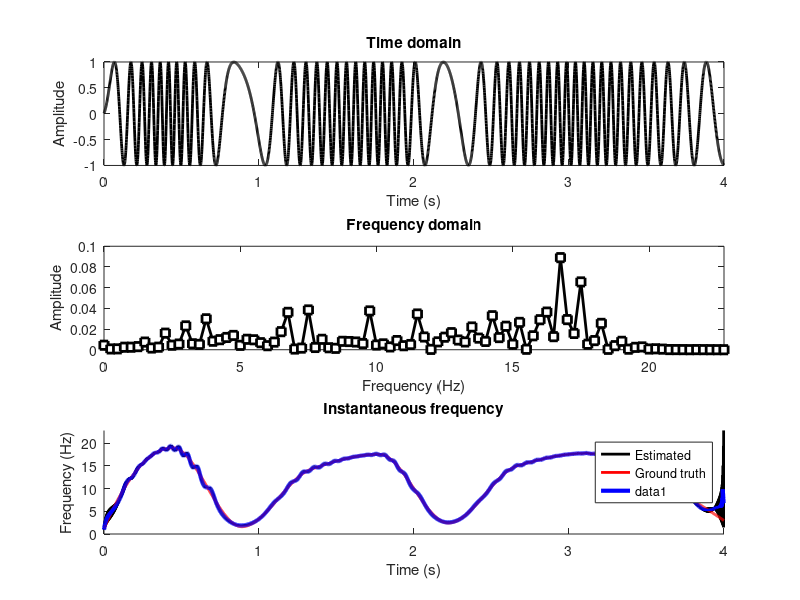

Recreate this plot in MATLAB. (Note: this script raises an error after producing the figure.)
%%
%     COURSE: Solved challenges in neural time series analysis
%    SECTION: Time-frequency analyses
%      VIDEO: Instantaneous frequency in simulated and in real data
% Instructor: sincxpress.com
%
%%

% see also: http://mikexcohen.com/data/Cohen2014_freqslide.pdf

% simulation details
srate = 1000;
time  = (0:4*srate-1)/srate;
pnts  = length(time);
noise = 0; % noise amplitude


% create signal (multipolar chirp)
k = 10; % poles for frequencies
freqmod = 20*interp1(rand(1,k),linspace(1,k,pnts),'pchip');
signal  = sin( 2*pi * ((time + cumsum(freqmod))/srate) );
signal  = signal + randn(size(signal))*noise;


% compute instantaneous frequency
angels = angle(hilbert(signal));
instfreq = diff(unwrap(angels))/(2*pi/srate);


% static power spectrum
hz  = linspace(0,srate/2,floor(pnts/2)+1);
amp = 2*abs(fft(signal)/pnts);
amp = amp(1:length(hz)).^2;


%% plotting

figure(1), clf

% signal
subplot(311)
plot(time,signal,'k','linew',2)
xlabel('Time (s)'), ylabel('Amplitude')
title('Time domain')

% static power spectrum
subplot(312)
plot(hz,amp,'ks-','linew',2,'markerfacecolor','w')
title('Frequency domain')
set(gca,'xlim',[0 max(freqmod)*1.2])
xlabel('Frequency (Hz)'), ylabel('Amplitude')

% IF
subplot(313), hold on
plot(time(1:end-1),instfreq,'k','linew',2)
plot(time,freqmod,'r','linew',2)
set(gca,'ylim',[0 max(freqmod)*1.2])
xlabel('Time (s)'), ylabel('Frequency (Hz)')
legend({'Estimated';'Ground truth'})
title('Instantaneous frequency')

%% clean the IF: mean-smoothing

% mean smoothing kernel
k = 13;
kernel = ones(1,k)/k;
nfft = pnts + k - 1;
instfreqSmooth = ifft( fft(kernel,nfft).*fft(instfreq,nfft) );
instfreqSmooth = instfreqSmooth(ceil(k/2):end-ceil(k/2));

plot(time(1:end-1),instfreqSmooth,'b','linew',3)

%% in real data!

load EEGrestingState.mat
time = (0:length(eegdata)-1)/srate;

figure(2), clf
pwelch(eegdata,srate,srate/2,srate*2,srate)
set(gca,'xlim',[0 40])


%% narrowband filter around 10 Hz (FIR)

% filter parameters
nyquist = srate/2;
frange  = [8 12];
order   = round( 20*srate/frange(1) );

% filter kernel
filtkern = fir1(order,frange/nyquist);

% compute the power spectrum of the filter kernel
filtpow = abs(fft(filtkern)).^2;
% compute the frequencies vector and remove negative frequencies
hz      = linspace(0,srate/2,floor(length(filtkern)/2)+1);
filtpow = filtpow(1:length(hz));


%%% visualize the filter kernel
figure(3), clf
subplot(121)
plot(filtkern,'linew',2)
xlabel('Time points')
title('Filter kernel (fir1)')
axis square

% plot amplitude spectrum of the filter kernel
subplot(122), hold on
plot(hz,filtpow,'ks-','linew',2,'markerfacecolor','w')
plot([0 frange(1) frange frange(2) nyquist],[0 0 1 1 0 0],'ro-','linew',2,'markerfacecolor','w')

% dotted line corresponding to the lower edge of the filter cut-off
plot([1 1]*frange(1),get(gca,'ylim'),'k:')

% make the plot look nicer
set(gca,'xlim',[0 frange(1)*4])%,'ylim',[-.05 1.05])
xlabel('Frequency (Hz)'), ylabel('Filter gain')
legend({'Actual';'Ideal'})
title('Frequency response of filter (fir1)')
axis square


%% IF on filtered data

% apply the filter to the data
feegdata = filtfilt(filtkern,1,double(eegdata));

% plot the data for comparison
figure(4), clf
plot(time,eegdata, time,feegdata ,'linew',2)
xlabel('Time (s)'), ylabel('Amplitude')
zoom on



% compute instantaneous frequency
angels = angle(hilbert(feegdata));
instalpha = diff(unwrap(angels))/(2*pi/srate);

figure(5), clf
plot(time(1:end-1),instalpha,'ks-','markerfacecolor','w')
xlabel('Time (s)'), ylabel('Frequency (Hz)')
zoom on

%% apply median filter to supra-threshold points

% convert to z and show histogram
instz = (instalpha-mean(instalpha)) / std(instalpha);

figure(6), clf
hist(instz,200)
xlabel('I.F. (z)'), ylabel('Count')
title('Distribution of z-norm. IF')

% identify supra-threshold data points
tofilter = find( abs(instz)>2 );

% now for median filter
instalphaFilt = instalpha;
k = round(1000*50/srate); % median kernel size is 2k+1, where k is time in ms
for i=1:length(tofilter)
    indices = max(1,tofilter(i)-k):min(pnts,tofilter(i)+k);
    instalphaFilt(tofilter(i)) = median(instalpha(indices));
end

figure(7), clf, hold on
plot(time(1:end-1),instalpha,'k','linew',2)
plot(time(1:end-1),instalphaFilt,'r--','linew',2)
xlabel('Time (s)'), ylabel('Frequency (Hz)')
legend({'Original';'Filtered'})
set(gca,'ylim',[5 15])
zoom on

%% done.
